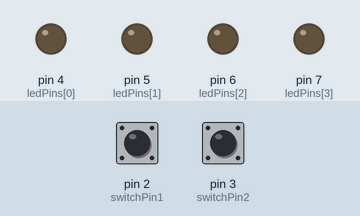
Recording of a sketch running on a simulated Arduino Uno, built with avr-gcc and run on an emulated ATmega328P. Parts: output pins drawn as LEDs (lit = HIGH). Inputs (shaded band) come from the test bench; at power-on: pin 2 (switchPin1) HIGH, pin 3 (switchPin2) HIGH.

Above: at 1.2 s.
1.3 s: pin 2 (switchPin1) pulled LOW for 0.15 s
At 2.8 s:
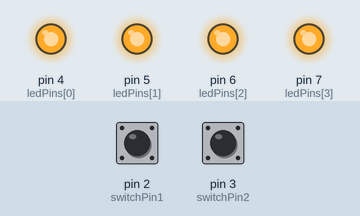
3.4 s: pin 3 (switchPin2) pulled LOW for 0.15 s
At 3.5 s:
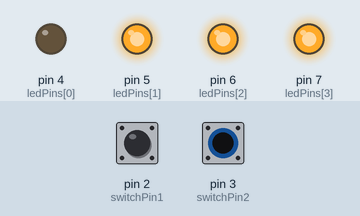
5.5 s: pin 2 (switchPin1) pulled LOW for 3.2 s
At 6.7 s:
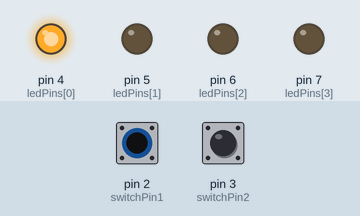
10.2 s: pin 3 (switchPin2) pulled LOW for 1 s
At 10.5 s:
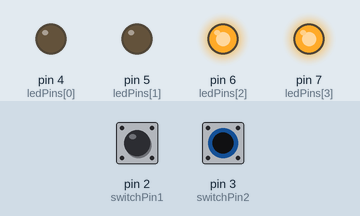
Timing chart, 0 to 13.2 s (numbered marks = the images above; inputs shaded):
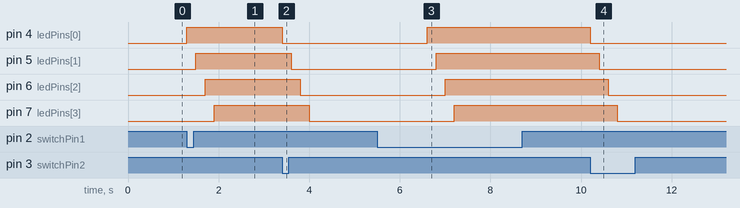

Measured:
- after the input at 1.3 s, pin 4 (ledPins[0]): LOW → HIGH at once; pin 5 (ledPins[1]): LOW → HIGH after 0.20 s; pin 6 (ledPins[2]): LOW → HIGH after 0.40 s; pin 7 (ledPins[3]): LOW → HIGH after 0.60 s
- after the input at 3.4 s, pin 4 (ledPins[0]): HIGH → LOW at once; pin 5 (ledPins[1]): HIGH → LOW after 0.20 s; pin 6 (ledPins[2]): HIGH → LOW after 0.40 s; pin 7 (ledPins[3]): HIGH → LOW after 0.60 s
- after the input at 5.5 s, pin 4 (ledPins[0]): LOW → HIGH after 1.1 s; pin 5 (ledPins[1]): LOW → HIGH after 1.3 s; pin 6 (ledPins[2]): LOW → HIGH after 1.5 s; pin 7 (ledPins[3]): LOW → HIGH after 1.7 s
- after the input at 10.2 s, pin 4 (ledPins[0]): HIGH → LOW at once; pin 5 (ledPins[1]): HIGH → LOW after 0.20 s; pin 6 (ledPins[2]): HIGH → LOW after 0.40 s; pin 7 (ledPins[3]): HIGH → LOW after 0.60 s

The sketch:

LT_3.ino
```cpp
const int switchPin1 = 2; // Pin untuk saklar 1
const int switchPin2 = 3; // Pin untuk saklar 2
const int ledPins[] = {4, 5, 6, 7}; // Array untuk pin LED-1 hingga LED-4

int currentLED = 0; // Variabel untuk melacak LED saat ini yang menyala

void setup() {
  for (int i = 0; i < 4; i++) {
    pinMode(ledPins[i], OUTPUT); // Mengatur pin LED sebagai OUTPUT
  }
  pinMode(switchPin1, INPUT_PULLUP); // Mengatur pin saklar 1 sebagai INPUT_PULLUP (dalam kondisi awal HIGH)
  pinMode(switchPin2, INPUT_PULLUP); // Mengatur pin saklar 2 sebagai INPUT_PULLUP (dalam kondisi awal HIGH)
}
void loop() {
  // Membaca status saklar 1 dan saklar 2
  int switchState1 = digitalRead(switchPin1);
  int switchState2 = digitalRead(switchPin2);

  // Jika saklar 1 ditekan, LED berpindah dari LED-1 ke LED-4
  if (switchState2 == LOW) {
    for (int i = 0; i < 4; i++) {
      for (int i = 0; i < 4; i++) {
      digitalWrite(ledPins[i], LOW); // Matikan semua LED 
      delay(200);
      }
    }
  }
  // Jika saklar 2 ditekan, matikan semua LED
  else if (switchState1 == LOW) {
    for (int i = 0; i < 4; i++) {
      digitalWrite(ledPins[i], HIGH); // Nyalakan semua LED 
      delay(200);
    }
  }
}
```
